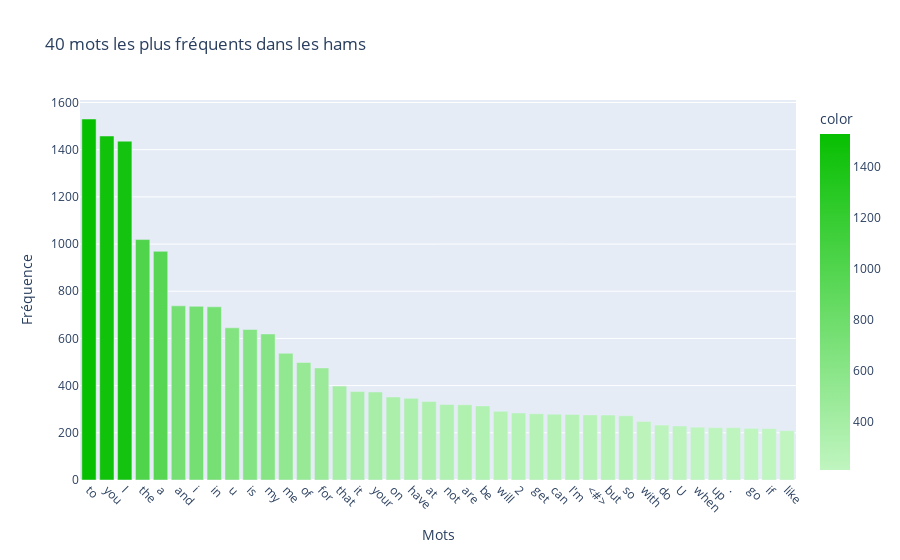
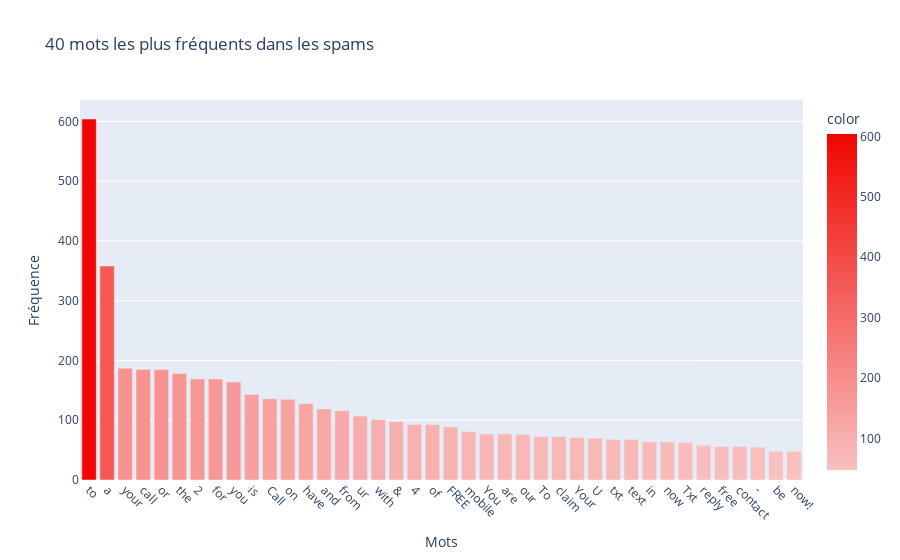

Source (notebook cell) for these figures, in order:
### Markdown cell above
**Différence structurelle entre les spams et les hams** \
Les **spams** ont tendance à être **plus longs** (calibrés autour de 160 caractères). \
Cette constatation peut nous aider à orienter le choix de features comme la longueur du message ou le nombre de mots dans un modèle de classification.

*En anglais, on compte en moyenne 4,5 à 5 caractères par mot (espaces inclus).* \
*200 caractères ≈ 40 à 45 mots et 300 caractères ≈ 60 à 65 mots (selon la longueur des mots et la ponctuation).*

### Code cell
# 40 mots les plus fréquents dans les hams et spams avec fonction

def plot_top_words(messages, label, color_scale, n=40):
    words = ' '.join(messages).split()
    word_counts = collections.Counter(words).most_common(n)
    words, counts = zip(*word_counts)

    fig = px.bar(
        x=words,
        y=counts,
        title=f'{n} mots les plus fréquents dans les {label}s',
        labels={'x': 'Mots', 'y': 'Fréquence'},
        color=counts,
        color_continuous_scale=color_scale
    )
    fig.update_layout(xaxis_tickangle=45)
    fig.show()

ham_messages = df[df['label'] == 'ham']['message']
plot_top_words(ham_messages, label='ham', color_scale=['#c0f5c0', '#07bf01'])

spam_messages = df[df['label'] == 'spam']['message']
plot_top_words(spam_messages, label='spam', color_scale=['#f9c0c0', '#f10600'])

### Figure 1 — Plotly figure (JSON) as saved in the notebook; plotly's stock layout.template omitted (floating-point values rounded to 4 significant figures)
{"data": [{"hovertemplate": "Mots=%{x}<br>Fréquence=%{y}<br>color=%{marker.color}<extra></extra>", "legendgroup": "", "marker": {"color": [1530, 1458, 1436, 1019, 969, 738, 736, 734, 645, 638, 619, 537, 498, 475, 398, 375, 373, 352, 346, 333, 320, 319, 314, 291, 284, 281, 279, 278, 276, 275, 272, 248, 233, 229, 224, 222, 222, 219, 218, 209], "coloraxis": "coloraxis", "pattern": {"shape": ""}}, "name": "", "orientation": "v", "showlegend": false, "textposition": "auto", "type": "bar", "x": ["to", "you", "I", "the", "a", "and", "i", "in", "u", "is", "my", "me", "of", "for", "that", "it", "your", "on", "have", "at", "not", "are", "be", "will", "2", "get", "can", "I'm", "&lt;#&gt;", "but", "so", "with", "do", "U", "when", "up", ".", "go", "if", "like"], "xaxis": "x", "y": [1530, 1458, 1436, 1019, 969, 738, 736, 734, 645, 638, 619, 537, 498, 475, 398, 375, 373, 352, 346, 333, 320, 319, 314, 291, 284, 281, 279, 278, 276, 275, 272, 248, 233, 229, 224, 222, 222, 219, 218, 209], "yaxis": "y"}], "layout": {"barmode": "relative", "coloraxis": {"colorbar": {"title": {"text": "color"}}, "colorscale": [[0, "#c0f5c0"], [1, "#07bf01"]]}, "legend": {"tracegroupgap": 0}, "title": {"text": "40 mots les plus fréquents dans les hams"}, "xaxis": {"anchor": "y", "domain": [0, 1], "tickangle": 45, "title": {"text": "Mots"}}, "yaxis": {"anchor": "x", "domain": [0, 1], "title": {"text": "Fréquence"}}}}

### Figure 2 — Plotly figure (JSON) as saved in the notebook; plotly's stock layout.template omitted (floating-point values rounded to 4 significant figures)
{"data": [{"hovertemplate": "Mots=%{x}<br>Fréquence=%{y}<br>color=%{marker.color}<extra></extra>", "legendgroup": "", "marker": {"color": [604, 358, 187, 185, 185, 178, 169, 169, 164, 143, 136, 135, 128, 119, 116, 107, 101, 98, 93, 93, 89, 81, 77, 77, 76, 73, 73, 71, 70, 68, 68, 64, 64, 63, 58, 56, 56, 55, 48, 48], "coloraxis": "coloraxis", "pattern": {"shape": ""}}, "name": "", "orientation": "v", "showlegend": false, "textposition": "auto", "type": "bar", "x": ["to", "a", "your", "call", "or", "the", "2", "for", "you", "is", "Call", "on", "have", "and", "from", "ur", "with", "&", "4", "of", "FREE", "mobile", "You", "are", "our", "To", "claim", "Your", "U", "txt", "text", "in", "now", "Txt", "reply", "free", "contact", "-", "be", "now!"], "xaxis": "x", "y": [604, 358, 187, 185, 185, 178, 169, 169, 164, 143, 136, 135, 128, 119, 116, 107, 101, 98, 93, 93, 89, 81, 77, 77, 76, 73, 73, 71, 70, 68, 68, 64, 64, 63, 58, 56, 56, 55, 48, 48], "yaxis": "y"}], "layout": {"barmode": "relative", "coloraxis": {"colorbar": {"title": {"text": "color"}}, "colorscale": [[0, "#f9c0c0"], [1, "#f10600"]]}, "legend": {"tracegroupgap": 0}, "title": {"text": "40 mots les plus fréquents dans les spams"}, "xaxis": {"anchor": "y", "domain": [0, 1], "tickangle": 45, "title": {"text": "Mots"}}, "yaxis": {"anchor": "x", "domain": [0, 1], "title": {"text": "Fréquence"}}}}
